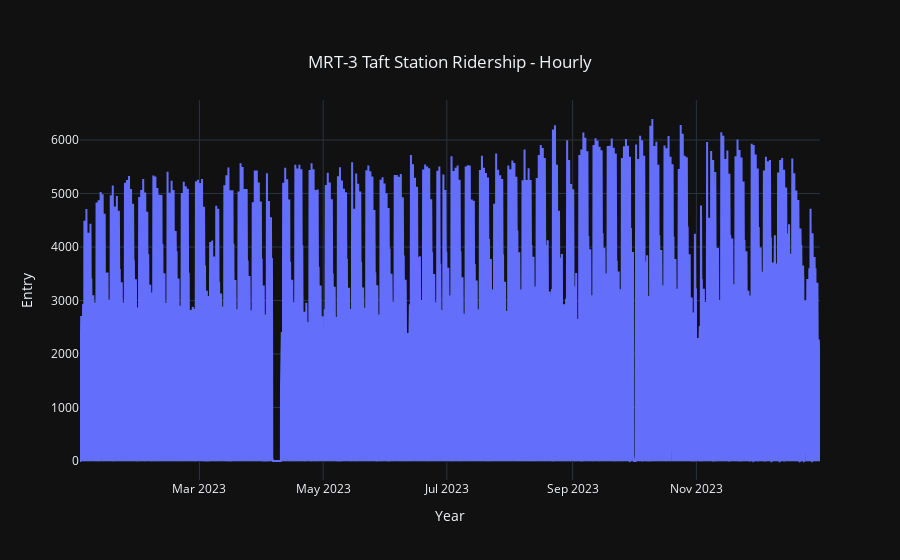

The code cell stored with this chart in its notebook:
### Code cell
line_plot(df, 'date', 'Entry', 'MRT-3 Taft Station Ridership - Hourly', 'Entry', 'Year')

### Figure 1 — Plotly figure (JSON) as saved in the notebook; plotly's stock layout.template omitted (floating-point values rounded to 4 significant figures; data arrays with more than 128 entries replaced by an {"elided": "..."} marker saying what was removed)
{"data": [{"mode": "lines", "name": "Entry", "type": "scatter", "x": {"elided": "8757 str values"}, "y": {"elided": "8757 int values"}}], "layout": {"title": {"text": "MRT-3 Taft Station Ridership - Hourly", "x": 0.5, "xanchor": "center", "y": 0.9, "yanchor": "top"}, "xaxis": {"title": {"text": "Year"}}, "yaxis": {"title": {"text": "Entry"}}}}
